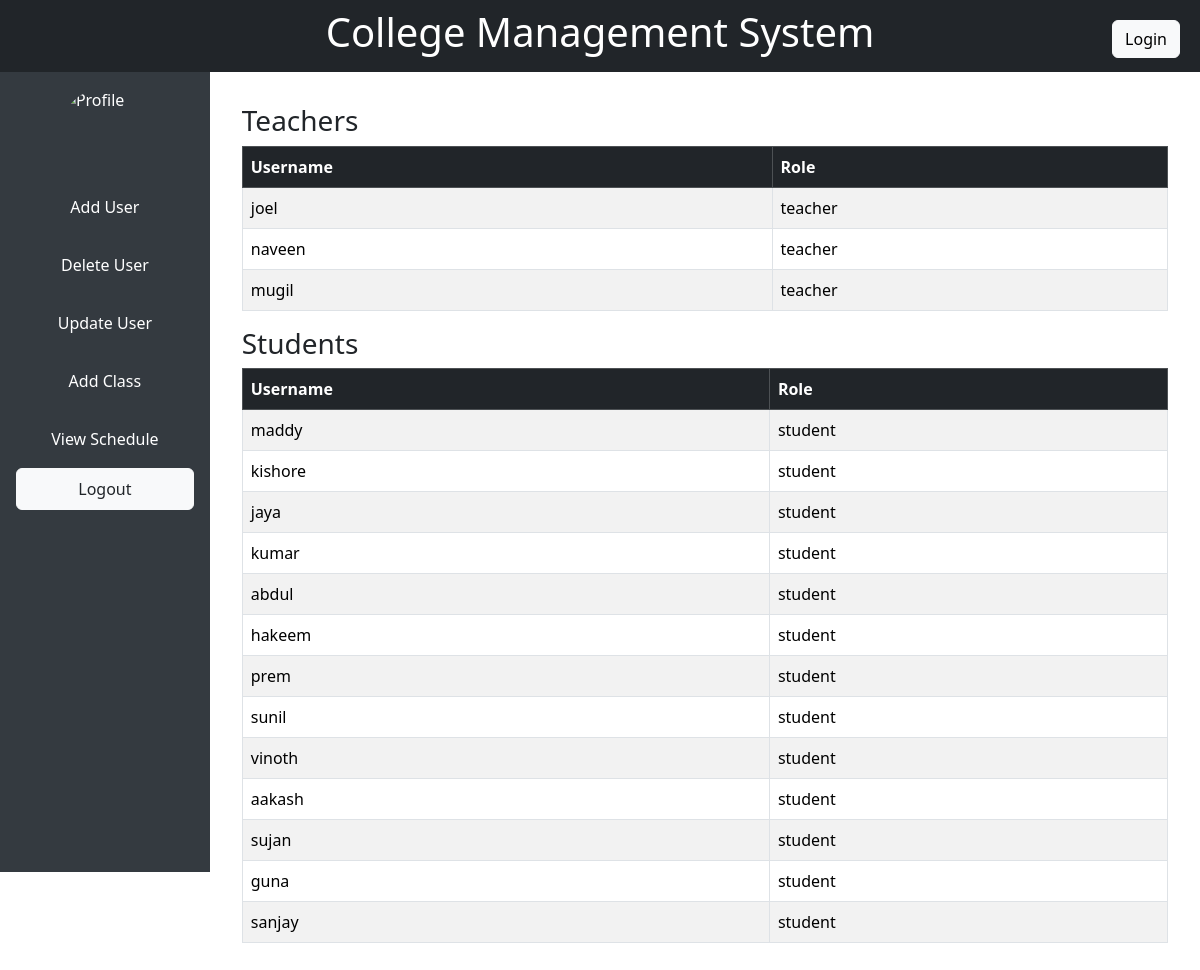
Screenshot of /dash/ with the database file from the repository.
### accounts/models.py (models this page shows)
class User(AbstractUser):
    OPTIONS=(
        ('admin','admin'),
        ('teacher','teacher'),
        ('student','student'),
    )
    role=models.CharField(max_length=20,choices=OPTIONS)
    profile=models.URLField(default="https://cdn.pixabay.com/photo/2015/10/05/22/37/blank-profile-picture-973460_1280.png")
    def __str__(self):
        return self.username

### accounts/views.py (the view)
# urls.py: path('dash/',ad,name='dash'),
def ad(request):
    User = get_user_model()
    users = User.objects.all()
    return render(request,'admin/admin.html',{'datas':users})

### template/admin/admin.html
{% extends 'base.html' %}
{% block content %}
<div class="d-flex" style="min-height: 100vh;">
  <div class="sidebar" style="height: 100vh;">
    <img src="{{ user.profile }}" alt="Profile" class="d-block mx-auto" style="height: 90px; width: 90px; border-radius: 90%; ">
    <a href="{% url 'create' %}" class="btn" style="padding: 1rem;" >Add User</a>
    <a href="{% url 'delete' %}" class="btn" style="padding: 1rem;">Delete User</a>
    <a href="{% url 'update_users' %}" class="btn" style="padding: 1rem;">Update User</a>
    <a href="{% url 'add_class' %}" class="btn" style="padding: 1rem;">Add Class</a>
    <a href="{% url 'viewschedule' %}" class="btn" style="padding: 1rem;">View Schedule</a>
    <a href="{% url 'logout' %}" class="btn btn-light text-dark" >Logout</a>
  </div>
  <div class="content container ">
    <h3>Teachers</h3>
    <table class="table table-striped table-bordered">
      <thead class="table-dark">
        <tr>
          <th>Username</th>
          <th>Role</th>
        </tr>
      </thead>
      <tbody>
        {% for data in datas %}
          {% if data.role == 'teacher' %}
            <tr>
              <td>{{ data }}</td>
              <td>{{ data.role }}</td>
            </tr>
          {% endif %}
        {% endfor %}
      </tbody>
    </table>
    <h3>Students</h3>
    <table class="table table-striped table-bordered">
      <thead class="table-dark">
        <tr>
          <th>Username</th>
          <th>Role</th>
        </tr>
      </thead>
      <tbody>
        {% for data in datas %}
          {% if data.role == 'student' %}
            <tr>
              <td>{{ data }}</td>
              <td>{{ data.role }}</td>
            </tr>
          {% endif %}
        {% endfor %}
      </tbody>
    </table>
  </div>
</div>
{% endblock %}

### template/base.html (style rules this page uses)
.sidebar { width: 250px; background-color: #343a40; color: white; padding: 1rem; height: 100%; }
.sidebar a { color: white; text-decoration: none; display: block; padding: 0.5rem 0.75rem; }
.content { flex-grow: 1; padding: 2rem; }

### rows the page displays
User: username "joel", role "teacher"
User: username "naveen", role "teacher"
User: username "mugil", role "teacher"
User: username "maddy", role "student"
User: username "kishore", role "student"
User: username "jaya", role "student"
User: username "kumar", role "student"
User: username "abdul", role "student"
User: username "hakeem", role "student"
User: username "prem", role "student"
User: username "sunil", role "student"
User: username "vinoth", role "student"
User: username "aakash", role "student"
User: username "sujan", role "student"
User: username "guna", role "student"
User: username "sanjay", role "student"
